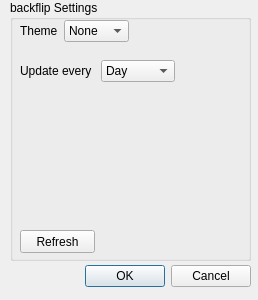
<?xml version="1.0" encoding="UTF-8"?>
<ui version="4.0">
 <author>David Teresi</author>
 <class>Dialog</class>
 <widget class="QDialog" name="Dialog">
  <property name="enabled">
   <bool>true</bool>
  </property>
  <property name="geometry">
   <rect>
    <x>0</x>
    <y>0</y>
    <width>258</width>
    <height>300</height>
   </rect>
  </property>
  <property name="windowTitle">
   <string>backflip Settings</string>
  </property>
  <property name="autoFillBackground">
   <bool>false</bool>
  </property>
  <property name="sizeGripEnabled">
   <bool>false</bool>
  </property>
  <widget class="QDialogButtonBox" name="buttonBox">
   <property name="geometry">
    <rect>
     <x>-90</x>
     <y>260</y>
     <width>341</width>
     <height>32</height>
    </rect>
   </property>
   <property name="orientation">
    <enum>Qt::Horizontal</enum>
   </property>
   <property name="standardButtons">
    <set>QDialogButtonBox::Cancel|QDialogButtonBox::Ok</set>
   </property>
  </widget>
  <widget class="QGroupBox" name="groupBox">
   <property name="geometry">
    <rect>
     <x>10</x>
     <y>0</y>
     <width>241</width>
     <height>261</height>
    </rect>
   </property>
   <property name="title">
    <string>backflip Settings</string>
   </property>
   <widget class="QWidget" name="layoutWidget">
    <property name="geometry">
     <rect>
      <x>10</x>
      <y>60</y>
      <width>155</width>
      <height>22</height>
     </rect>
    </property>
    <layout class="QHBoxLayout" name="horizontalLayout_2">
     <item>
      <widget class="QLabel" name="UpdateEveryLabel">
       <property name="text">
        <string>Update every</string>
       </property>
      </widget>
     </item>
     <item>
      <widget class="QComboBox" name="UpdateEverySelect">
       <property name="contextMenuPolicy">
        <enum>Qt::DefaultContextMenu</enum>
       </property>
       <item>
        <property name="text">
         <string>Day</string>
        </property>
       </item>
       <item>
        <property name="text">
         <string>Week</string>
        </property>
       </item>
       <item>
        <property name="text">
         <string>Hour</string>
        </property>
       </item>
       <item>
        <property name="text">
         <string>Minute</string>
        </property>
       </item>
      </widget>
     </item>
    </layout>
   </widget>
   <widget class="QPushButton" name="RefreshButton">
    <property name="geometry">
     <rect>
      <x>10</x>
      <y>230</y>
      <width>75</width>
      <height>23</height>
     </rect>
    </property>
    <property name="text">
     <string>Refresh</string>
    </property>
   </widget>
   <widget class="QWidget" name="">
    <property name="geometry">
     <rect>
      <x>10</x>
      <y>20</y>
      <width>109</width>
      <height>22</height>
     </rect>
    </property>
    <layout class="QHBoxLayout" name="horizontalLayout">
     <item>
      <widget class="QLabel" name="ThemeLabel">
       <property name="text">
        <string>Theme</string>
       </property>
      </widget>
     </item>
     <item>
      <widget class="QComboBox" name="ThemeSelect">
       <property name="contextMenuPolicy">
        <enum>Qt::DefaultContextMenu</enum>
       </property>
       <item>
        <property name="text">
         <string>None</string>
        </property>
       </item>
       <item>
        <property name="text">
         <string>Buildings</string>
        </property>
       </item>
       <item>
        <property name="text">
         <string>Food</string>
        </property>
       </item>
       <item>
        <property name="text">
         <string>Nature</string>
        </property>
       </item>
       <item>
        <property name="text">
         <string>Technology</string>
        </property>
       </item>
       <item>
        <property name="text">
         <string>People</string>
        </property>
       </item>
      </widget>
     </item>
    </layout>
   </widget>
  </widget>
 </widget>
 <resources/>
 <connections>
  <connection>
   <sender>buttonBox</sender>
   <signal>accepted()</signal>
   <receiver>Dialog</receiver>
   <slot>accept()</slot>
   <hints>
    <hint type="sourcelabel">
     <x>248</x>
     <y>254</y>
    </hint>
    <hint type="destinationlabel">
     <x>157</x>
     <y>274</y>
    </hint>
   </hints>
  </connection>
  <connection>
   <sender>buttonBox</sender>
   <signal>rejected()</signal>
   <receiver>Dialog</receiver>
   <slot>reject()</slot>
   <hints>
    <hint type="sourcelabel">
     <x>316</x>
     <y>260</y>
    </hint>
    <hint type="destinationlabel">
     <x>286</x>
     <y>274</y>
    </hint>
   </hints>
  </connection>
 </connections>
</ui>
